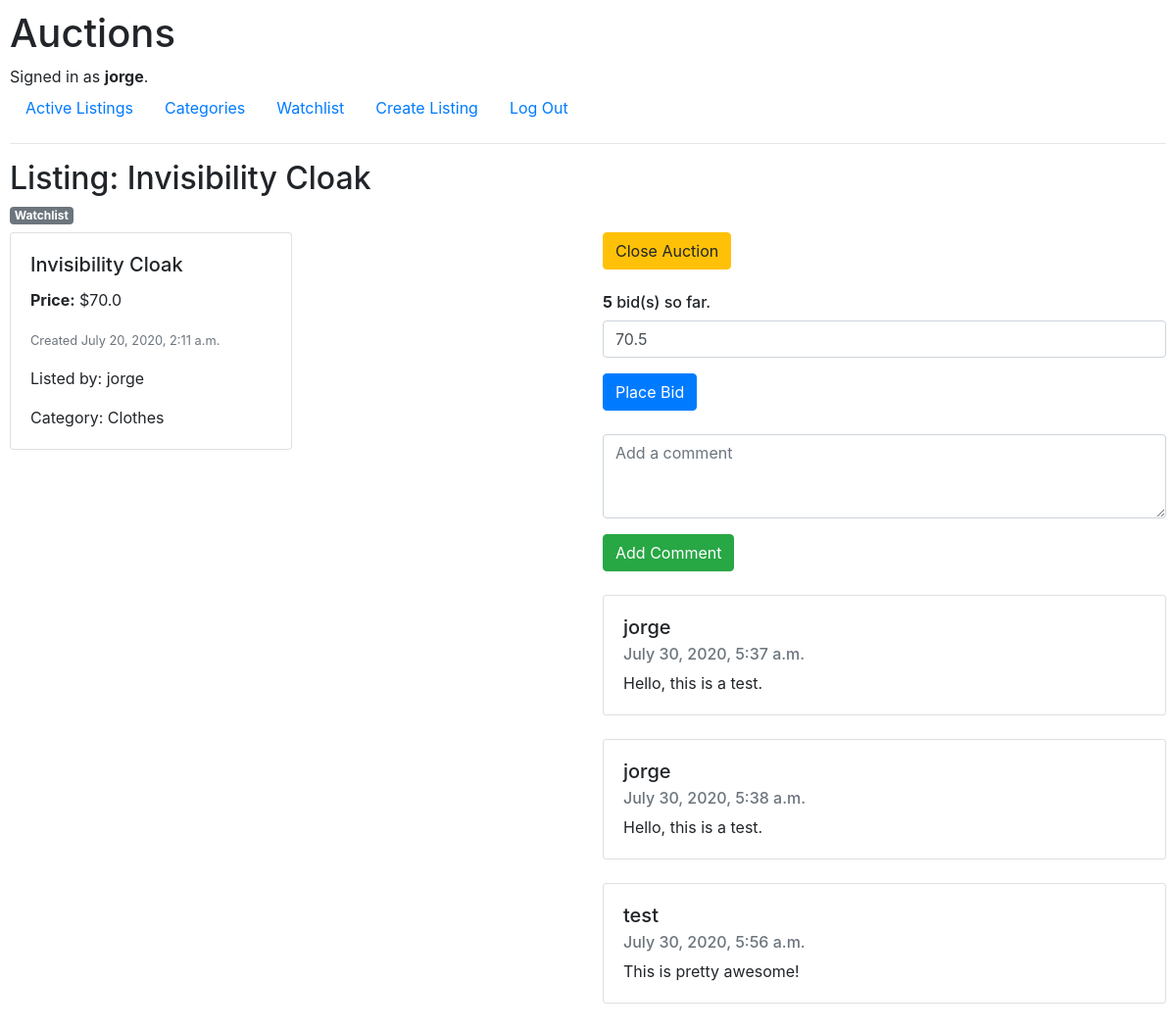
/listings/4 (signed in), run on the app's committed database.
### auctions/models.py (models this page shows)
class User(AbstractUser):
    pass

class Listing(models.Model):
    title = models.CharField(max_length=64)
    starting_bid = models.FloatField()
    description = models.CharField(max_length=256, blank=True)
    date_created = models.DateTimeField(auto_now_add=True)
    image = models.CharField(max_length=2550, blank=True)
    category = models.CharField(max_length=64, blank=True)
    listed_by = models.ForeignKey(User, on_delete=models.CASCADE)
    is_active = models.BooleanField(default=True)

class Bid(models.Model):
    listing = models.ForeignKey(Listing, on_delete=models.CASCADE, related_name="bids")
    bid = models.FloatField()
    listed_by = models.ForeignKey(User, on_delete=models.CASCADE)

class Comment(models.Model):
    listing = models.ForeignKey(Listing, on_delete=models.CASCADE, related_name="comments")
    comment = models.CharField(max_length=512)
    user = models.ForeignKey(User, on_delete=models.CASCADE)
    date_added = models.DateTimeField(auto_now_add=True)

### auctions/views.py (the view, shortened to what this page needs)
# urls.py: path("listings/<int:listing_id>", views.listings, name="listings"),
def listings(request, listing_id):
    listing = Listing.objects.get(id=listing_id)
    current_bid = listing.starting_bid
    if (len(listing.bids.all()) > 0):
        current_bid = max([i.bid for i in listing.bids.all()])
    if (listing.listed_by == request.user):
        return render(request, "auctions/listing_owner.html", {
            "listing": listing,
            "bids_count": listing.bids.count(),
            "current_bid": current_bid,
            "comments": listing.comments.all()
        })

### auctions/templates/auctions/listing_owner.html (shortened to what this page needs)
{% extends "auctions/layout.html" %}
{% block body %}
    <h2>Listing: {{ listing.title }}</h2>
    <h6><a class="badge badge-secondary" href="{% url 'watchlist' listing.id %}">Watchlist</a></h6>
    <div class="row">
        <div class="col">
            <div class="card" style="width: 50%;">
                <div class="card-body">
                    <h5 class="card-title"> {{ listing.title }} </h5>
                    <p class="card-text"> <b>Price:</b> ${{ listing.starting_bid }} </p>
                    <p class="card-text"><small class="text-muted">Created {{ listing.date_created }} </small></p>
                    <p class="card-text">Listed by: {{ listing.listed_by }}</p>
                    <p class="card-text">Category: {{ listing.category }}</p>
                </div>
            </div>
        </div>
        <div class="col">
          <a class="btn btn-warning" role="button" href="{% url 'closeauction' listing.id %}">Close Auction</a>
          <br></br>
          <h6><b>{{ bids_count }}</b> bid(s) so far.</h6>
          <form action="{% url 'bid' listing.id %}" method="post">
              <div class="form-group">
                  <input class="form-control" type="number" step="0.01" value="{{ current_bid }}" name="bid" placeholder="Bid">
              </div>
              <button type="submit" class="btn btn-primary">Place Bid</button>
          </form>
          <br>
          <form action="{% url 'comment' listing.id %}" method="post">
              <div class="form-group">
                  <textarea class="form-control" rows="3" name="comment" placeholder="Add a comment"></textarea>
              </div>
              <button type="submit" class="btn btn-success">Add Comment</button>
          </form>
          <br>
          {% for comment in comments %}
          <div class="card">
              <div class="card-body">
                  <h5 class="card-title">{{comment.user}}</h5>
                  <h6 class="card-subtitle mb-2 text-muted">{{comment.date_added}}</h6>
                  <p class="card-text">{{comment.comment}}</p>
              </div>
          </div>
          <br>
          {% endfor %}
        </div>
    </div>
{% endblock %}

### auctions/templates/auctions/layout.html (shortened to what this page needs)
{% load static %}
<!DOCTYPE html>
<html lang="en">
    <head>
        <link rel="stylesheet" href="https://stackpath.bootstrapcdn.com/bootstrap/4.5.0/css/bootstrap.min.css">
        <link href="{% static 'auctions/styles.css' %}" rel="stylesheet">
    </head>
    <body>
        <h1>Auctions</h1>
        <div>
            {% if user.is_authenticated %}
                Signed in as <strong>{{ user.username }}</strong>.
            {% else %}
                Not signed in.
            {% endif %}
        </div>
        <ul class="nav">
            <li class="nav-item">
                <a class="nav-link" href="{% url 'index' %}">Active Listings</a>
            </li>
            <li class="nav-item">
                <a class="nav-link" href="{% url 'categories' %}">Categories</a>
            </li>
            <li class="nav-item">
                <a class="nav-link" href="{% url 'seewatchlist' %}">Watchlist</a>
            </li>
            <li class="nav-item">
                <a class="nav-link" href="{% url 'createlisting' %}">Create Listing</a>
            </li>
            {% if user.is_authenticated %}
                <li class="nav-item">
                    <a class="nav-link" href="{% url 'logout' %}">Log Out</a>
                </li>
            {% endif %}
        </ul>
        <hr>
        {% block body %}
        {% endblock %}
    </body>
</html>

### auctions/static/auctions/styles.css (style rules this page uses)
body { padding: 10px; }
.card { width: 100%; }

### data on the page
User: username "jorge"
Listing: title "Invisibility Cloak", starting_bid "70.0", date_created "July 20, 2020, 2:11 a.m.", listed_by "jorge", category "Clothes"
Bid: bid "70.5"
Comment: user "jorge", date_added "July 30, 2020, 5:37 a.m.", comment "Hello, this is a test."
Comment: user "jorge", date_added "July 30, 2020, 5:38 a.m.", comment "Hello, this is a test."
Comment: user "test", date_added "July 30, 2020, 5:56 a.m.", comment "This is pretty awesome!"

### other printed values
{{ bids_count }} "5"
